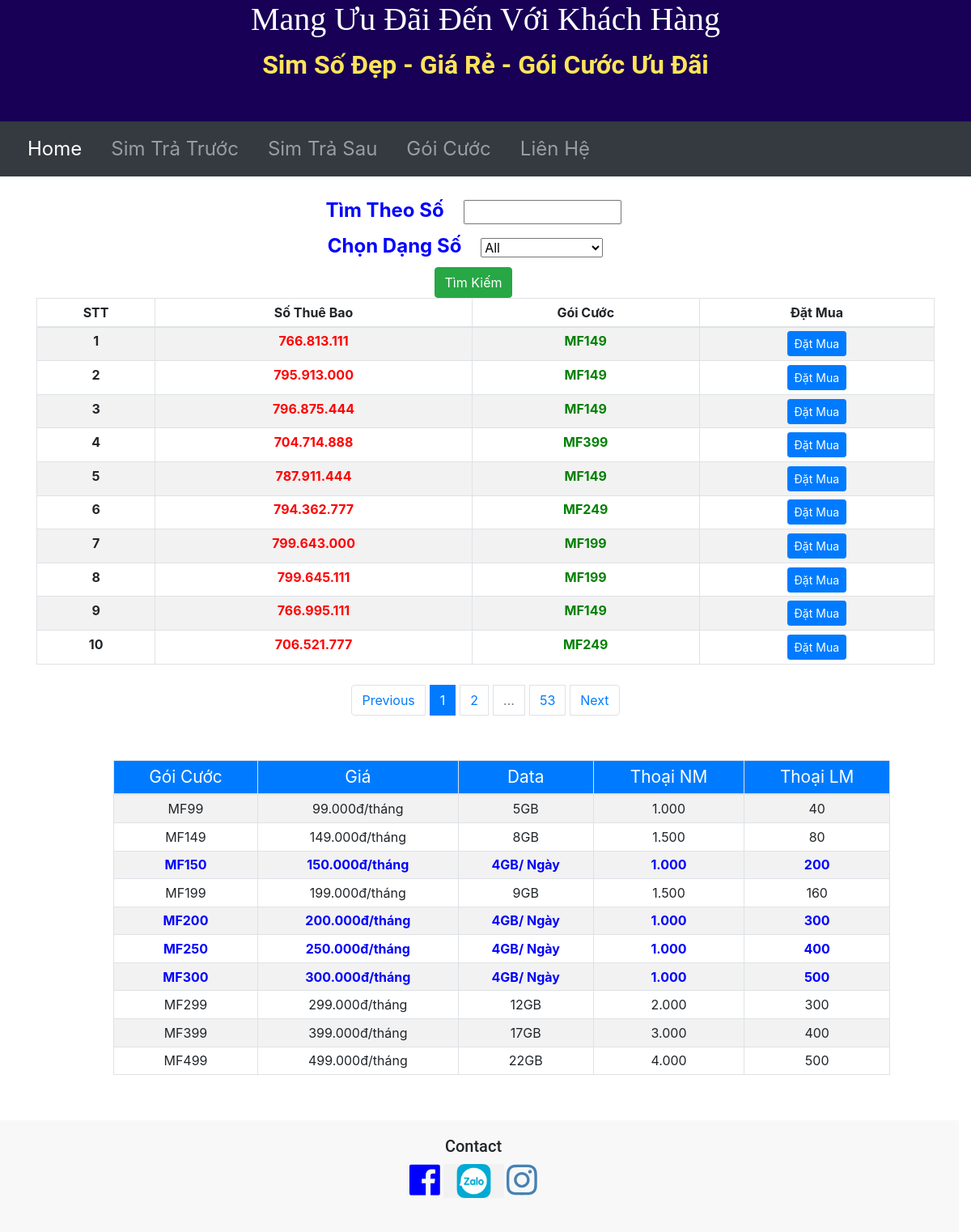
Before: /trasau with the older database file.
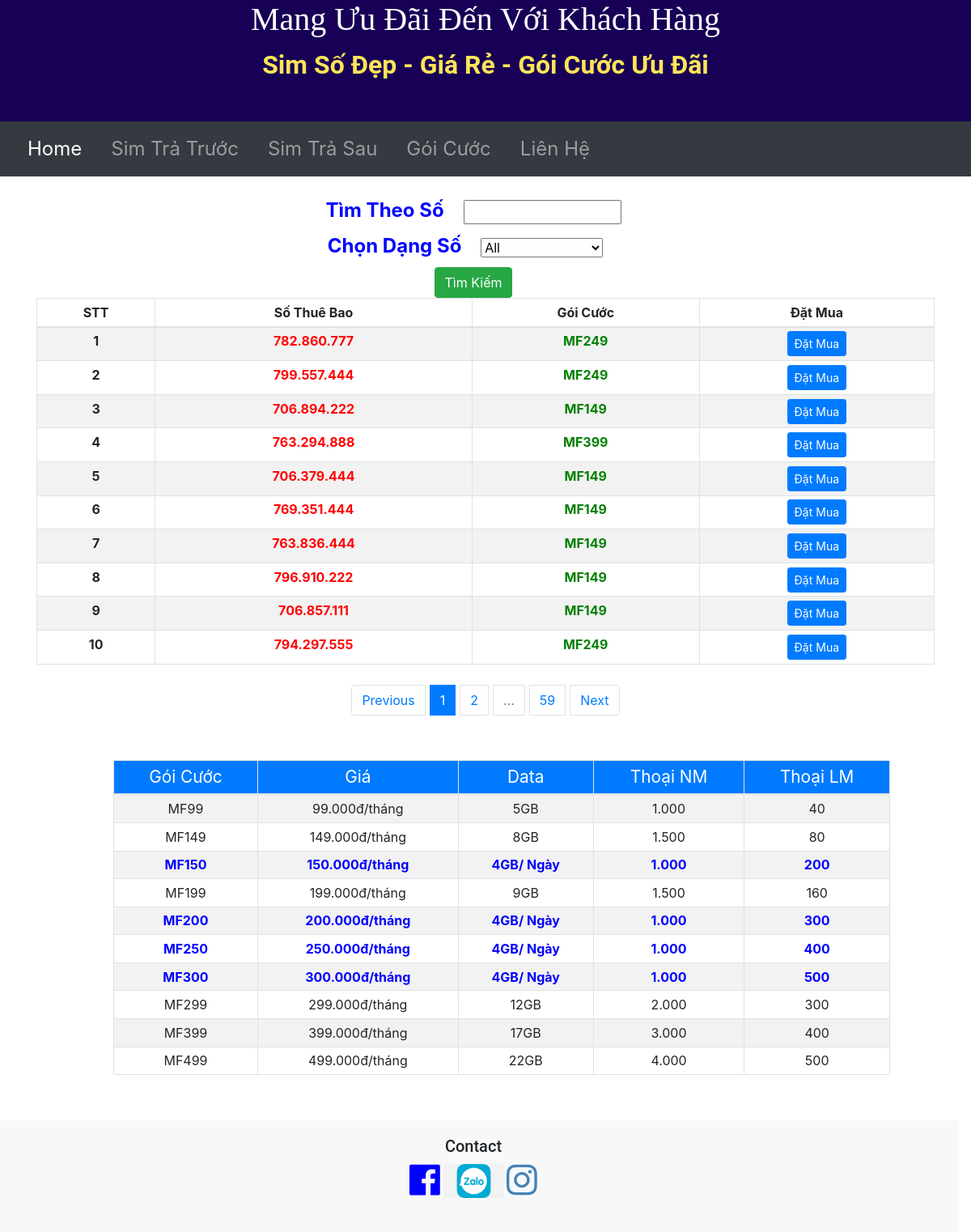
After: the same page with the newer database file.
### main.py (models this page shows)
class SimSoTraSau(db.Model):
    id = db.Column(db.Integer, primary_key=True)
    sothuebao = db.Column(db.String(250), nullable=False)
    sodinhdang = db.Column(db.String(250), nullable=False)
    goicuoc = db.Column(db.String(250), nullable=False)
    dangso = db.Column(db.String(250), nullable=False)

### main.py (the view, shortened to what this page needs)
@app.route("/trasau", methods=['GET', 'POST'], defaults={"page": 1})
@app.route('/tracuusotrasau/<int:page>',methods=["GET","POST"])
def trasau(page):
    page = page
    pages = 10
    all_sim = SimSoTraSau.query.paginate(page,pages,error_out=False)
    dangso = request.args.get('dangso')
    socantim = request.args.get('socantim')
    if dangso != "" and dangso !=None and dangso != "All":
        all_sim = SimSoTraSau.query.filter_by(dangso=dangso).paginate(page, pages, error_out=False)
        return render_template('trasau.html', all_sim_ts=all_sim, dangso=dangso)
    elif socantim != "" and socantim != None:
        search = "%{}%".format(socantim)
        all_sim = SimSoTraSau.query.filter(SimSoTraSau.sothuebao.like(search)).paginate(page, pages, error_out=False)
        return render_template('trasau.html', all_sim_ts=all_sim, socantim=socantim)
    return render_template('trasau.html', all_sim_ts = all_sim, dangso="All")

### templates/trasau.html (shortened to what this page needs)
{% include "header.html" %}
<!DOCTYPE html>
<html lang="en" dir="ltr">
<head>
  <link href="{{ url_for('static', filename='css/styles.css')}}" rel="stylesheet">
  <link rel="stylesheet" href="https://cdn.jsdelivr.net/npm/bootstrap@4.6.0/dist/css/bootstrap.min.css">
</head>
<div class="container ">
  <form class="timso" action="{{ url_for('trasau') }}" method="post">
    <div class="row dongchonso">
      <div class="col-lg-12 col-md-12">
          <label for=""class="chonsim">Tìm Theo Số</label>
          <input type="text" size="14" name="socantim" value="{{socantim}}" class="btn-timso">
      </div>
    <div class="col-lg-12 col-md-12">
    <label for="cars" class="chonsim">Chọn Dạng Số</label>
    <select name="cars" id="cars">
      <option value="{{dangso}}">{{ dangso }}</option>
    </select>
    </div>
      <div class="col-lg-12 col-md-12">
      <button type="submit" class="btn btn-success">Tìm Kiếm</button><br>
  </div>
      </div>
  </form>
  <div class="bang-tt">
    <table class="table table-sm table-bordered table-striped">
      <thead>
        <tr>
          <th scope="col-3">STT</th>
          <th scope="col-3">Số Thuê Bao</th>
          <th scope="col-3">Gói Cước</th>
          <th scope="col-3">Đặt Mua</th>
        </tr>
      </thead>
      <tbody>
        {% for sim in all_sim_ts.items %}
        <tr>
          <th scope="row">{{loop.index}}</th>
          <td class="stb">{{ sim.sodinhdang }}</td>
          <td class="price">{{ sim.goicuoc }}</td>
          <td><a href=""><button type="submit" class="btn btn-primary btn-sm">Đặt Mua </button></a></td>
        </tr>
      {% endfor %}
      </tbody>
    </table>
    <nav aria-label="Page-navigation example">
  <ul class="pagination justify-content-center">
    {% if all_sim_ts.has_prev %}
      <li class="page-item"><a class="page-link" href="{{ url_for('trasau', page=all_sim_ts.prev_num, dangso=dangso, socantim=socantim) }}">Previous</a></li>
    {% else %}
      <li class="page-item"><a class="page-link" href="">Previous</a></li>
    {% endif %}
    {% for page in all_sim_ts.iter_pages(left_edge=2, right_edge=1,left_current=1, right_current=1) %}
     {% if page %}
        {% if page==all_sim_ts.page %}
          <li class="page-item active" ><a class="page-link" href="{{ url_for('trasau', page=page, dangso=dangso, socantim=socantim) }}" >{{ page }}</a></li>
        {% else %}
          <li class="page-item" ><a class="page-link" href="{{ url_for('trasau', page=page, dangso=dangso, socantim=socantim) }}" >{{ page }}</a></li>
        {% endif %}
      {% else %}
          <li class="page-item disabled" ><a class="page-link" href="" >...</a></li>
    {% endif %}
     {% endfor %}
    {% if all_sim_ts.has_next %}
      <li class="page-item"><a class="page-link" href="{{ url_for('trasau', page=all_sim_ts.next_num, dangso=dangso, socantim=socantim) }}">Next</a></li>
    {% else %}
      <li class="page-item"><a class="page-link" href="">Next</a></li>
    {% endif %}
  </ul>
</nav>
  </div>
</div>
<div class=" banggoicuoc">
  <table class="table table-sm table-bordered table-striped">
<thead>
  <tr class="bg-primary title-goicuoc">
    <td>Gói Cước</td>
    <td>Giá</td>
    <td>Data</td>
    <td>Thoại NM</td>
    <td>Thoại LM</td>
  </tr>
</thead>
<tbody>
    <tr>
     <td>MF99</td>
     <td>99.000đ/tháng</td>
     <td>5GB</td>
      <td>1.000</td>
      <td>40</td>
   </tr>
      <tr>
     <td>MF149</td>
     <td>149.000đ/tháng</td>
     <td>8GB</td>
      <td>1.500</td>
      <td>80</td>
   </tr>
    <tr class="goidb">
     <td>MF150</td>
     <td>150.000đ/tháng</td>
     <td>4GB/ Ngày</td>
      <td>1.000</td>
      <td>200</td>
   </tr>
      <tr>
     <td>MF199</td>
     <td>199.000đ/tháng</td>
     <td>9GB</td>
      <td>1.500</td>
      <td>160</td>
   </tr>
        <tr class="goidb">
     <td>MF200</td>
     <td>200.000đ/tháng</td>
     <td>4GB/ Ngày</td>
      <td>1.000</td>
      <td>300</td>
   </tr>
        <tr class="goidb">
     <td>MF250</td>
     <td>250.000đ/tháng</td>
     <td>4GB/ Ngày</td>
      <td>1.000</td>
      <td>400</td>
   </tr>
         <tr class="goidb">
     <td>MF300</td>
     <td>300.000đ/tháng</td>
     <td>4GB/ Ngày</td>
      <td>1.000</td>
      <td>500</td>
   </tr>
  <tr>
     <td>MF299</td>
     <td>299.000đ/tháng</td>
     <td>12GB</td>
      <td>2.000</td>
      <td>300</td>
   </tr>
      <tr>
     <td>MF399</td>
     <td>399.000đ/tháng</td>
     <td>17GB</td>
      <td>3.000</td>
      <td>400</td>
   </tr>
<tr>
     <td>MF499</td>
     <td>499.000đ/tháng</td>
     <td>22GB</td>
      <td>4.000</td>
      <td>500</td>
   </tr>
 </tbody>
</table>
</div>
  <div id="footer">
{% include "footer.html" %}
</html>

### templates/header.html (shortened to what this page needs)
<!DOCTYPE html>
<html lang="en" dir="ltr">
<head>
  <link href="{{ url_for('static', filename='css/styles.css')}}" rel="stylesheet">
  <link rel="stylesheet" href="https://cdn.jsdelivr.net/npm/bootstrap@4.6.0/dist/css/bootstrap.min.css">
</head>
<body>
  <div class="title">
    <h1>Mang Ưu Đãi Đến Với Khách Hàng</h1>
    <p class="noidung">Sim Số Đẹp - Giá Rẻ - Gói Cước Ưu Đãi</p>
  </div>
<div class="container-fluid px-0">
  <nav class="navbar navbar-expand-sm navbar-dark bg-dark">
    <div class="collapse navbar-collapse" id="navbarText">
      <ul class="navbar-nav">
        <li class="nav-item active">
          <a class="nav-link" href="{{ url_for('home') }}">Home <span class="sr-only">(current)</span></a>
        </li>
        <li class="nav-item">
          <a class="nav-link" href="{{ url_for('tratruoc', index=1) }}">Sim Trả Trước</a>
        </li>
        <li class="nav-item">
          <a class="nav-link" href="{{ url_for('trasau', index=1) }}">Sim Trả Sau</a>
        </li>
        <li class="nav-item">
          <a class="nav-link" href="{{ url_for('goicuoc', index=1) }}">Gói Cước</a>
        </li>
        <li class="nav-item">
          <a class="nav-link" href="#footer" target="">Liên Hệ</a>
        </li>
      </ul>
    </div>
  </nav>
    </div>
</body>
</html>

### templates/footer.html (shortened to what this page needs)
<!DOCTYPE html>
<html lang="en" dir="ltr">
<head>
  <link href="{{ url_for('static', filename='css/styles.css')}}" rel="stylesheet">
  <link rel="stylesheet" href="https://cdn.jsdelivr.net/npm/bootstrap@4.6.0/dist/css/bootstrap.min.css">
</head>
<body>
<br>
<div class="row footer" id="footer">
  <div class="col-lg-12">
  <h5>Contact</h5>
    <a href="https://www.facebook.com/profile.php?id=100069628273752"> <i class="fab fa-facebook fa-3x " id="icon-fb"></i></a>
    <a href="{{ url_for('contact') }}"><img src="{{ url_for('static', filename='zalopng.png') }}" id="icon-zalo"></a>
    <a href="https://www.instagram.com/cuongpython2021/"> <i class="fab fa-instagram fa-3x" id="icon-mail"></i></a>
    </div>
</div>
    </div>
</body>
</html>

### static/css/styles.css (style rules this page uses)
body { font-size: 16px; font-family: 'Merriweather', serif; position: relative; padding-left: 0px; }
.title { background-color: #170055; padding-bottom: 30px; text-align: center; font-family: 'Roboto', sans-serif; }
h1 { color: #fff; font-family: 'Merriweather', serif; }
.noidung { color: #FFE459; font-weight: bolder; font-size: 2rem; }
.page-item { margin: 5px 3px 5px 3px; }
.bang-tt { width: 45%; margin: auto; margin-top: 1%; }
.row { margin: auto; width: 100% ; }
#navbarText { font-size: 1.5rem; }
.nav-link { margin: 0px 10px; color: #353535; }
.navbar { background-color: #ffca44; }
.stb { color: red; font-weight: bold; }
.price { color: green; font-weight:bolder; }
.footer { background-color: #F8F8F8; text-align: center; font-size: 0.9rem; margin-top: 1%; height: auto; font-family: 'Roboto', sans-serif; padding: 20px 20px; }
.timso { color: blue; font-weight: bolder; font-size: 1rem; text-align: center; }
.chonsim { padding-right: 20px; font-size: 1.5rem; }
#cars { margin-right: 20px; padding-right: 40px; }
.pagination { margin-top: 20px; }
.container { position: relative; text-align: center; margin-top: 2%; }
p { color: grey; }
#icon-mail { color: #4682B4; }
#icon-zalo { width: 75px; margin-bottom: 22px; }
#icon-fb { color: blue; }
.banggoicuoc { position:fixed; width:30%; top: 17%; height: auto; left:20px; text-align: center; margin:10% auto 5% auto; padding-right: 3%; }
.title-goicuoc { color: white; font-size: 1rem; }
.goidb { color: blue; font-weight: bold; }
@media screen and (max-width: 1200px) { .banggoicuoc { position: relative; width:80%; top:5%; bottom: 5%; text-align: center; margin: 50px auto 20px auto; padding-right: 0; } }
@media screen and (max-width: 1200px) { .title-goicuoc { font-size: 1.3rem; } }
@media screen and (max-width: 1200px) { .bang-tt { font-size: 1rem; width: 100%; margin:auto; } }
.dongchonso { text-align: center; }

Changed rows visible on the page:
changed SimSoTraSau (number 1 of 10 on the later page): sodinhdang "766.813.111" → "782.860.777"; goicuoc "MF149" → "MF249"
changed SimSoTraSau (number 2 of 10 on the later page): sodinhdang "795.913.000" → "799.557.444"; goicuoc "MF149" → "MF249"
changed SimSoTraSau (number 3 of 10 on the later page): sodinhdang "796.875.444" → "706.894.222"
changed SimSoTraSau "MF399": sodinhdang "704.714.888" → "763.294.888"
changed SimSoTraSau (number 5 of 10 on the later page): sodinhdang "787.911.444" → "706.379.444"
changed SimSoTraSau (number 6 of 10 on the later page): sodinhdang "794.362.777" → "769.351.444"; goicuoc "MF249" → "MF149"
changed SimSoTraSau (number 7 of 10 on the later page): sodinhdang "799.643.000" → "763.836.444"; goicuoc "MF199" → "MF149"
changed SimSoTraSau (number 8 of 10 on the later page): sodinhdang "799.645.111" → "796.910.222"; goicuoc "MF199" → "MF149"
changed SimSoTraSau (number 9 of 10 on the later page): sodinhdang "766.995.111" → "706.857.111"
changed SimSoTraSau (number 10 of 10 on the later page): sodinhdang "706.521.777" → "794.297.555"
Other visible differences:
new list line: "59"
list line gone: "53"
